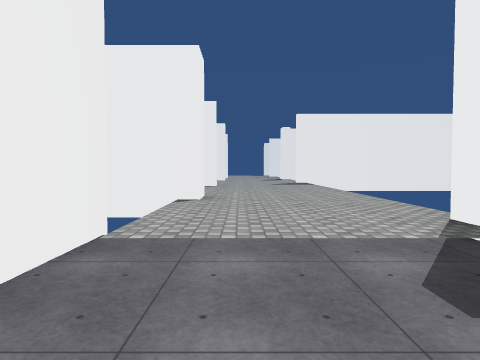
View 1 (above)

15 first-person views from a walk through a scene from a Unity 3-D project. The camera is 1.5 m above the floor, tilts 2° down and sees 75° across. The floor is counted in squares, 2 m on a side. Each view is taken from the middle of a square. On the plan, view 1 faces up. The plan holds only what a view shows up to about 10 squares ahead; the rest is blank. The player is left out. Surface patterns are stand-ins for the level's own textures.

View 2
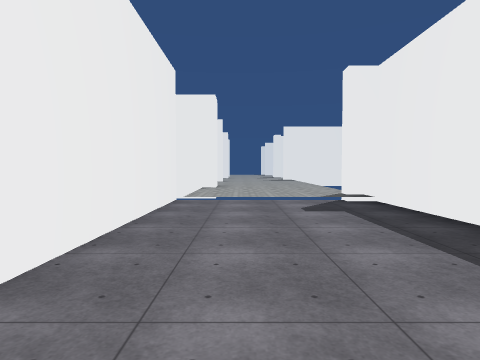

View 3
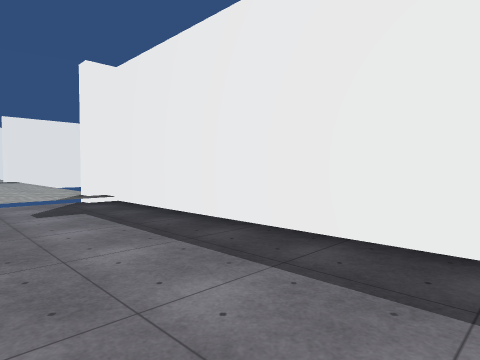

View 4
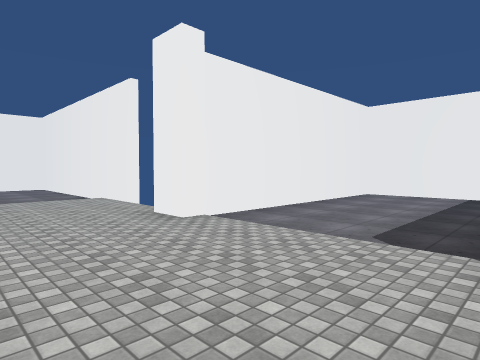

View 5
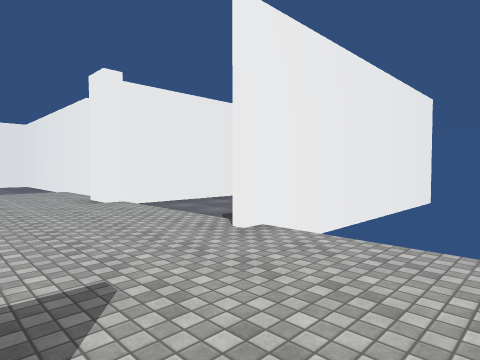

View 6
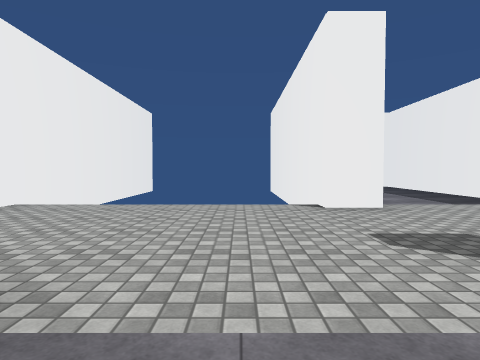

View 7
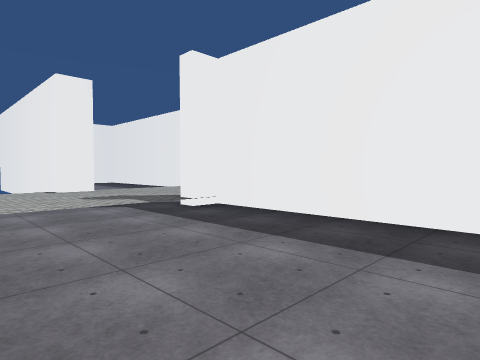

View 8
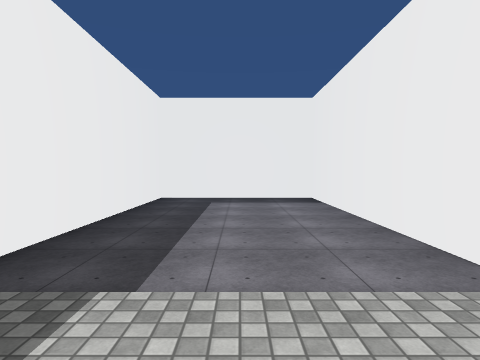

View 9
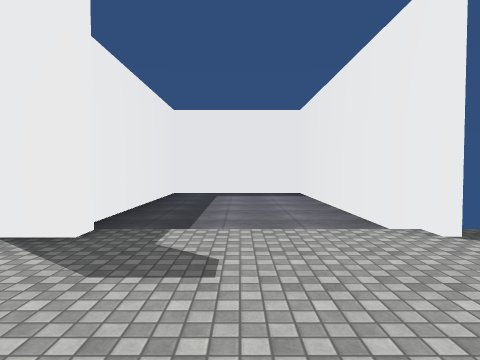

View 10
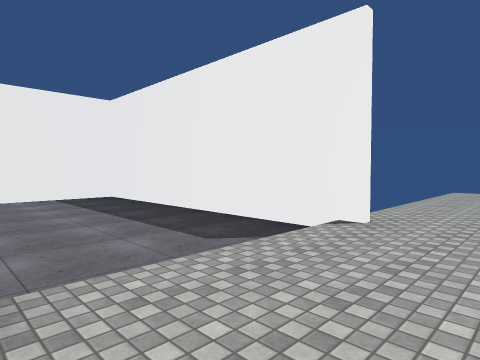

View 11
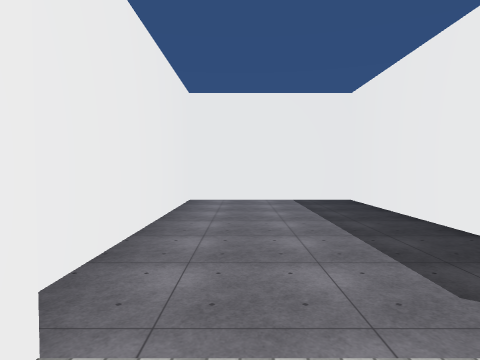

View 12
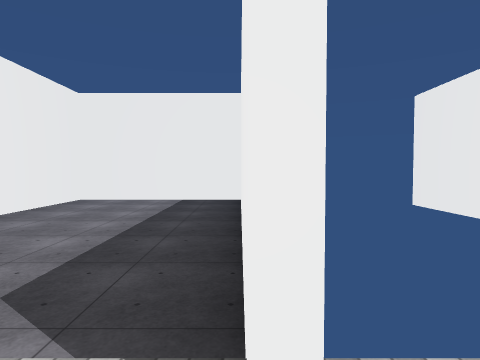

View 13
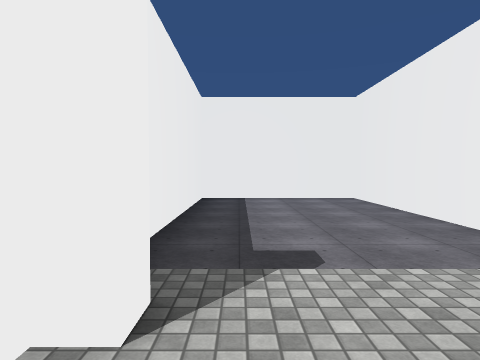

View 14
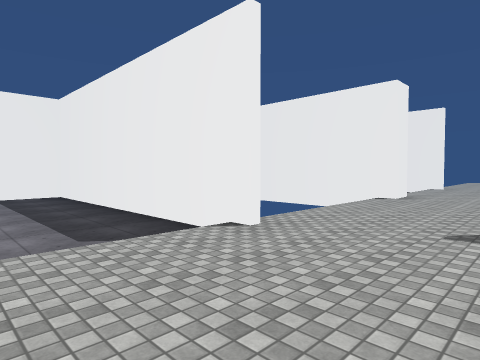

View 15
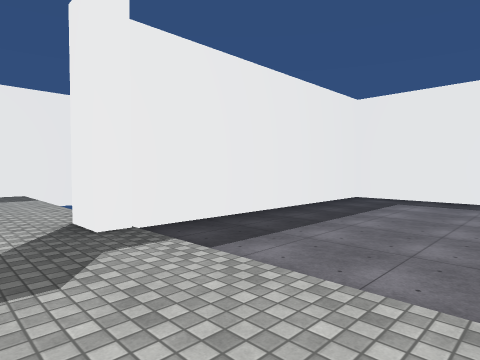

### Floor plan
Key: @ floor where view 1 was taken; # wall or solid block; . main floor; : floor 0.25 m higher than the main floor; / step, stairs or slope.
Columns run from 10 left of view 1 to 11 right of it. Each row starts with its distance up from view 1.
 27          ::
 26          ::
 25          ::
 24          :: :##
 23          :: :
 22 ######## :: :
 21 #.......##:::
 20 #......../:::
 19 #......../::##########
 18 #......../::#/.......#
 17 #.......##:::/.......#
 16 #########::::/.......#
 15          ::::/.......#
 14          ::::/.......#
 13          ::::#########
 12          ::::
 11 ##########:::
 10 #......../:::
  9 #......../:::
  8 #......../:::
  7 #......../:::
  6 ##########:::
  5          ::::
  4          ::::##
  3         #/:::.#
  2         #.....#
  1         #.....#
  0         #.@...#
 -1         #.....#
 -2         #.....#
 -3         #.....#
 -4         #.....#
 -5         #######

Where each view was taken, in squares from view 1:
view 1: 0 up, 0 right, facing up
view 2: 4 down, 0 right, facing up
view 3: 4 down, 0 right, facing up-right
view 4: 11 up, 2 right, facing down-left
view 5: 14 up, 2 right, facing down-left
view 6: 15 up, 4 right, facing left
view 7: 14 up, 8 right, facing up-left
view 8: 16 up, 1 right, facing right
view 9: 16 up, 1 left, facing right
view 10: 17 up, 1 right, facing up-left
view 11: 18 up, 0 right, facing left
view 12: 11 up, 0 right, facing left
view 13: 5 up, 2 right, facing down
view 14: 8 up, 2 right, facing up-left
view 15: 14 up, 1 right, facing up-right
